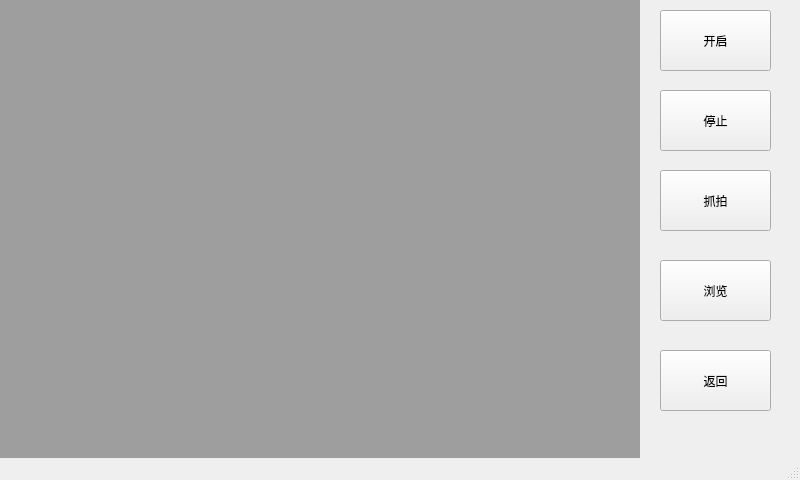
<?xml version="1.0" encoding="UTF-8"?>
<ui version="4.0">
 <class>cameraWindow</class>
 <widget class="QMainWindow" name="cameraWindow">
  <property name="geometry">
   <rect>
    <x>0</x>
    <y>0</y>
    <width>800</width>
    <height>480</height>
   </rect>
  </property>
  <property name="windowTitle">
   <string>MainWindow</string>
  </property>
  <widget class="QWidget" name="centralwidget">
   <widget class="QLabel" name="label1">
    <property name="geometry">
     <rect>
      <x>0</x>
      <y>0</y>
      <width>640</width>
      <height>480</height>
     </rect>
    </property>
    <property name="styleSheet">
     <string notr="true">background-color: rgb(158, 158, 158);</string>
    </property>
    <property name="text">
     <string/>
    </property>
   </widget>
   <widget class="QPushButton" name="btn_start">
    <property name="geometry">
     <rect>
      <x>660</x>
      <y>10</y>
      <width>111</width>
      <height>61</height>
     </rect>
    </property>
    <property name="text">
     <string>开启</string>
    </property>
   </widget>
   <widget class="QPushButton" name="btn_stop">
    <property name="geometry">
     <rect>
      <x>660</x>
      <y>90</y>
      <width>111</width>
      <height>61</height>
     </rect>
    </property>
    <property name="text">
     <string>停止</string>
    </property>
   </widget>
   <widget class="QPushButton" name="btn_capture">
    <property name="geometry">
     <rect>
      <x>660</x>
      <y>170</y>
      <width>111</width>
      <height>61</height>
     </rect>
    </property>
    <property name="text">
     <string>抓拍</string>
    </property>
   </widget>
   <widget class="QPushButton" name="btn_show">
    <property name="geometry">
     <rect>
      <x>660</x>
      <y>260</y>
      <width>111</width>
      <height>61</height>
     </rect>
    </property>
    <property name="text">
     <string>浏览</string>
    </property>
   </widget>
   <widget class="QPushButton" name="btn_show_2">
    <property name="geometry">
     <rect>
      <x>660</x>
      <y>350</y>
      <width>111</width>
      <height>61</height>
     </rect>
    </property>
    <property name="text">
     <string>返回</string>
    </property>
   </widget>
  </widget>
  <widget class="QMenuBar" name="menubar">
   <property name="geometry">
    <rect>
     <x>0</x>
     <y>0</y>
     <width>800</width>
     <height>21</height>
    </rect>
   </property>
  </widget>
  <widget class="QStatusBar" name="statusbar"/>
 </widget>
 <resources/>
 <connections/>
</ui>
